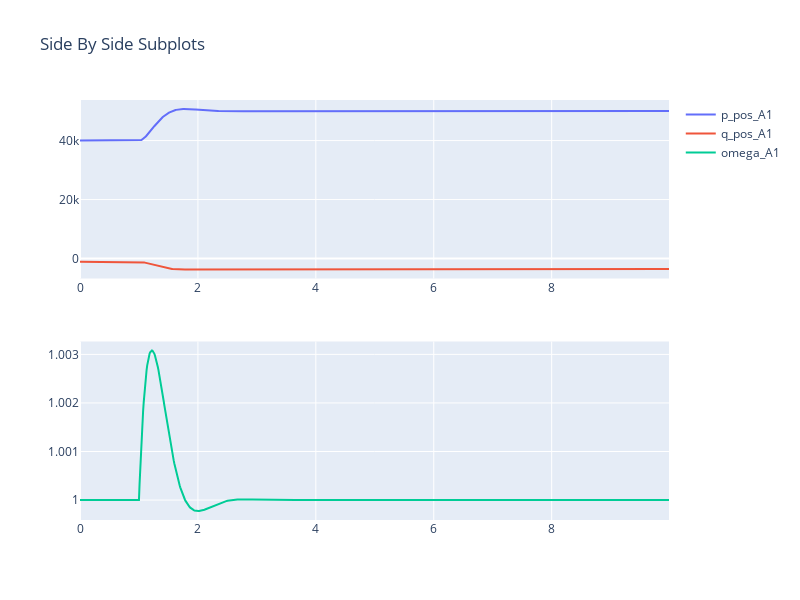

The code cell stored with this chart in its notebook:
### Code cell
fig = make_subplots(rows=2, cols=1)

fig.add_trace(go.Scatter(x=model.Time, y=model.get_values('p_pos_A1'), mode='lines', name='p_pos_A1 '), row=1, col=1)
fig.add_trace(go.Scatter(x=model.Time, y=model.get_values('q_pos_A1'), mode='lines', name='q_pos_A1 '), row=1, col=1)

fig.add_trace(go.Scatter(x=model.Time, y=model.get_values('omega_A1'), mode='lines', name='omega_A1 '), row=2, col=1)

fig.update_layout(height=600, width=800, title_text="Side By Side Subplots")
fig.show()

### Figure 1 — Plotly figure (JSON) as saved in the notebook; plotly's stock layout.template omitted (floating-point values rounded to 4 significant figures; data arrays with more than 128 entries replaced by an {"elided": "..."} marker saying what was removed)
{"data": [{"mode": "lines", "name": "p_pos_A1 ", "type": "scatter", "x": {"elided": "1001 float values"}, "xaxis": "x", "y": {"elided": "1001 float values"}, "yaxis": "y"}, {"mode": "lines", "name": "q_pos_A1 ", "type": "scatter", "x": {"elided": "1001 float values"}, "xaxis": "x", "y": {"elided": "1001 float values"}, "yaxis": "y"}, {"mode": "lines", "name": "omega_A1 ", "type": "scatter", "x": {"elided": "1001 float values"}, "xaxis": "x2", "y": {"elided": "1001 float values"}, "yaxis": "y2"}], "layout": {"height": 600, "title": {"text": "Side By Side Subplots"}, "width": 800, "xaxis": {"anchor": "y", "domain": [0, 1]}, "xaxis2": {"anchor": "y2", "domain": [0, 1]}, "yaxis": {"anchor": "x", "domain": [0.575, 1]}, "yaxis2": {"anchor": "x2", "domain": [0, 0.425]}}}
